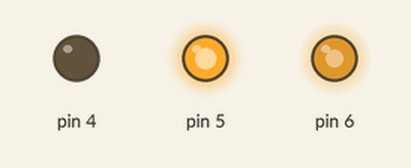
A sketch run on a simulated Arduino Uno, built with avr-gcc and run on an emulated ATmega328P. Shown: output pins drawn as LEDs (lit = HIGH).

Above: at 0.1 s.
Timing chart, 0 to 1.6 s (numbered marks = the images above):
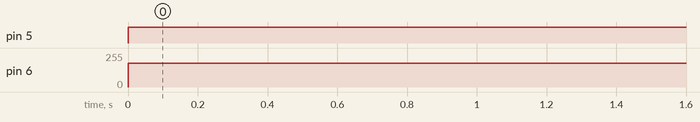

The sketch:

dc_motor.ino
```cpp
void setup() {
  // put your setup code here, to run once:
  pinMode(4, OUTPUT);
  pinMode(5, OUTPUT);
  pinMode(6, OUTPUT);
}

void loop() {
  // put your main code here, to run repeatedly:
  digitalWrite(5, HIGH);

  digitalWrite(4, LOW);

  analogWrite(6, 180);


}
```

Measured:
- by itself, pin 5: LOW → HIGH at 0.00 s
- by itself, pin 6: 0/255 → 180/255 at 0.00 s
